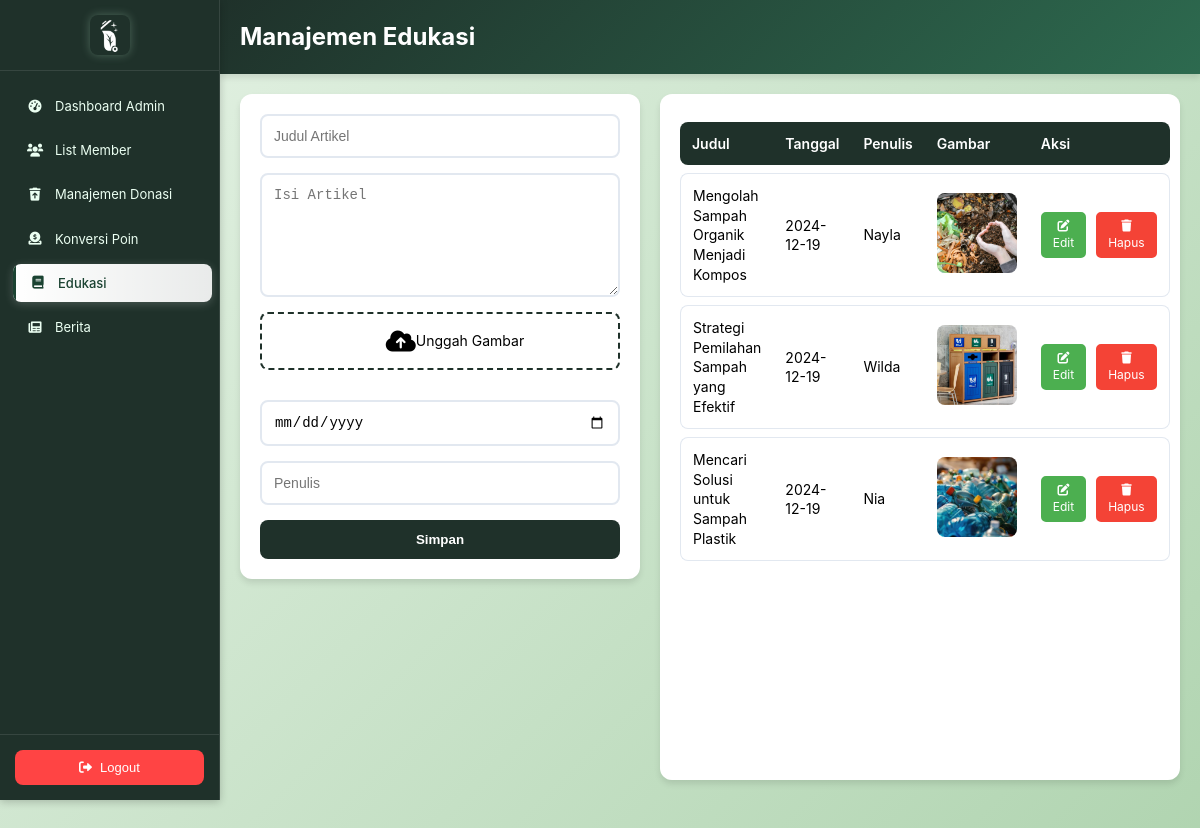
Page /admin-edukasi.php on the committed database.
### tables this page shows
CREATE TABLE `edukasi` (
  `id` int(11) NOT NULL,
  `judul` varchar(255) NOT NULL,
  `isi` text NOT NULL,
  `gambar` varchar(255) NOT NULL,
  `tanggal` date NOT NULL,
  `penulis` varchar(35) NOT NULL
);

### html/admin-edukasi.php (the view, shortened to what this page needs)
<?php
include "koneksi.php";
$article = null;
?>
<!DOCTYPE html>
<html lang="id">
<head>
    <link href="https://cdnjs.cloudflare.com/ajax/libs/font-awesome/6.0.0-beta3/css/all.min.css" rel="stylesheet">
</head>
<body>
    <?php include 'admin-navbar.php'; ?>
    <div class="container">
        <div class="content">
            <div class="header">
                <h1>Manajemen Edukasi</h1>
            </div>
            <div class="main-content">
                <div class="form-section">
                    <form id="newsForm" class="news-form" action="" method="POST" enctype="multipart/form-data">
                        <input
                            type="text"
                            name="judul"
                            id="judul"
                            placeholder="Judul Artikel"
                            required
                            value="<?php echo isset($article) ? $article['judul'] : ''; ?>"
                        />
                        <textarea
                            id="isi_artikel"
                            name="isi_artikel"
                            placeholder="Isi Artikel"
                            rows="6"
                            required
                        ><?php echo isset($article) ? $article['isi'] : ''; ?></textarea>
                        <div class="image-upload">
                            <div id="uploadArea">
                                <i class="fas fa-cloud-upload-alt"></i> Unggah Gambar
                            </div>
                        </div>
                        <input
                            type="date"
                            name="tanggal"
                            id="articleDate"
                            required
                            value="<?php echo isset($article) ? $article['tanggal'] : ''; ?>"
                        />
                        <input
                            type="text"
                            id="articleAuthor"
                            name="penulis"
                            placeholder="Penulis"
                            required
                            value="<?php echo isset($article) ? $article['penulis'] : ''; ?>"
                        />
                        <button class="submit-btn" type="submit" name="<?php echo isset($article) ? 'edit' : ''; ?>">
                            <?php echo isset($article) ? "Update Artikel" : "Simpan"; ?>
                        </button>
                    </form>
                </div>
                <div class="list-section">
                    <table class="news-table">
                        <thead>
                            <tr>
                                <th>Judul</th>
                                <th>Tanggal</th>
                                <th>Penulis</th>
                                <th>Gambar</th>
                                <th>Aksi</th>
                            </tr>
                        </thead>
                        <tbody id="newsTableBody">
                            <?php
                                $result = $conn->query("SELECT * FROM edukasi");
                                while ($row = $result->fetch_assoc()) {
                                    echo "<tr>";
                                    echo "<td class='py-2 px-4 border-b'>" . $row['judul'] . "</td>";
                                    echo "<td class='py-2 px-4 border-b'>" . $row['tanggal'] . "</td>";
                                    echo "<td class='py-2 px-4 border-b'>" . $row['penulis'] . "</td>";
                                    echo "<td class='py-2 px-4 border-b'><img src='uploads/" . $row['gambar'] . "' alt='Article Image' class='article-image'></td>";
                                    echo "<td class='py-2 px-4 border-b'>
                                            <div class='action-buttons'>
                                                <a href='" . $_SERVER['PHP_SELF'] . "?edit=" . $row['id'] . "' class='action-btn edit-btn'>
                                                    <i class='fas fa-edit'></i> Edit
                                                </a>
                                                <a href='" . $_SERVER['PHP_SELF'] . "?hapus=" . $row['id'] . "'
                                                   class='action-btn delete-btn'
                                                   onclick='return confirm(\"Apakah Anda yakin ingin menghapus artikel ini?\")'>
                                                    <i class='fas fa-trash'></i> Hapus
                                                </a>
                                            </div>
                                          </td>";
                                    echo "</tr>";
                                }
                            ?>
                        </tbody>
                    </table>
                </div>
            </div>
        </div>
    </div>
</body>
</html>

### html/admin-navbar.php (shortened to what this page needs)
<!DOCTYPE html>
<html lang="id">
<head>
  <link href="https://cdnjs.cloudflare.com/ajax/libs/font-awesome/6.0.0-beta3/css/all.min.css" rel="stylesheet">
</head>
<body>
  <div class="sidebar">
    <div class="sidebar-logo">
      <img src="../images/logo2.png" alt="Logo Scrapify">
    </div>
    <div class="sidebar-menu">
      <a href="../html/admin-dashboard.php" class="menu-item">
        <i class="fas fa-tachometer-alt"></i> <span>Dashboard Admin</span>
      </a>
      <a href="../html/admin-member.php" class="menu-item">
        <i class="fas fa-users"></i> <span>List Member</span>
      </a>
      <a href="../html/admin-manajemen_donasi.php" class="menu-item">
        <i class="fas fa-trash-restore"></i> <span>Manajemen Donasi</span>
      </a>
      <a href="../html/admin-reward.php" class="menu-item">
        <i class="fas fa-donate"></i> <span>Konversi Poin</span>
      </a>
      <a href="../html/admin-edukasi.php" class="menu-item">
        <i class="fas fa-book"></i> <span>Edukasi</span>
      </a>
      <a href="../html/admin-berita.php" class="menu-item">
        <i class="fas fa-newspaper"></i> <span>Berita</span>
      </a>
    </div>
    <div class="logout-section">
      <button class="logout-btn" onclick="handleLogout()">
        <i class="fas fa-sign-out-alt"></i> <span>Logout</span>
      </button>
    </div>
  </div>
</body>
</html>

### html/admin-edukasi.php (style rules this page uses)
:root { --primary-color: #059669; --secondary-color: #10b981; --accent-color: #34d399; --danger-color: #ef4444; --succes-color:rgb(0, 140, 255); --background-light: #f0f9f5; --text-dark: #065f46; --transition: all 0.3s ease; }
* { margin: 0; padding: 0; box-sizing: border-box; }
body { font-family: 'Arial', sans-serif; line-height: 1.6; background: linear-gradient(135deg, #e6f3e6 0%, #b0d4b0 100%); color: #1f2937; min-height: 100vh; }
.container { margin-left: 220px; display: flex; min-height: calc(100vh - 60px); margin-top: 60px; }
.content { flex-grow: 1; display: flex; flex-direction: column; }
.header { background: linear-gradient(135deg, var(--primary-color), var(--secondary-color)); color: white; padding: 20px; box-shadow: 0 4px 6px rgba(0, 0, 0, 0.1); margin-top: -60px; }
.header h1 { font-size: 1.5rem; margin: 0; }
.main-content { display: flex; flex: 1; gap: 20px; padding: 20px; transition: var(--transition); }
.form-section { flex: 0 0 400px; background: white; border-radius: 12px; padding: 20px; box-shadow: 0 4px 6px rgba(0, 0, 0, 0.1); height: fit-content; max-width: 400px; }
.news-form { display: flex; flex-direction: column; gap: 15px; }
.news-form input, .news-form textarea { width: 100%; padding: 12px; border: 2px solid #e2e8f0; border-radius: 8px; font-size: 14px; transition: var(--transition); }
.image-upload { position: relative; overflow: hidden; border: 2px dashed var(--primary-color); border-radius: 8px; text-align: center; padding: 15px; cursor: pointer; display: flex; flex-direction: column; align-items: center; margin-bottom: 15px; max-width: 100%; }
#uploadArea { display: flex; padding-left: 15px; align-items: center; justify-content: center; color: black; }
#uploadArea i { padding-left: 15px; font-size: 1.5rem; color: black; }
.submit-btn { background-color: var(--primary-color); color: white; padding: 12px; border: none; border-radius: 8px; font-weight: bold; cursor: pointer; transition: var(--transition); }
.list-section { flex: 1; background: white; border-radius: 12px; padding: 20px; box-shadow: 0 4px 6px rgba(0, 0, 0, 0.1); overflow-x: auto; }
.news-table { width: 100%; border-collapse: separate; border-spacing: 0 8px; color: #000000; }
.news-table th { background-color: var(--primary-color); color: white; padding: 12px; text-align: left; font-weight: 600; }
.news-table th:first-child { border-radius: 8px 0 0 8px; }
.news-table th:last-child { border-radius: 0 8px 8px 0; }
.news-table tr { transition: var(--transition); }
.news-table td { padding: 12px; background-color: white; border-top: 1px solid #e2e8f0; border-bottom: 1px solid #e2e8f0; }
.news-table td:first-child { border-left: 1px solid #e2e8f0; border-radius: 8px 0 0 8px; }
.news-table td:last-child { border-right: 1px solid #e2e8f0; border-radius: 0 8px 8px 0; }
.news-table img { width: 80px; height: 80px; object-fit: cover; border-radius: 8px; transition: var(--transition); }
.action-buttons { display: flex; gap: 10px; justify-content: flex-start; }
.action-btn { padding: 4px 10px; border: 2px solid; border-radius: 5px; cursor: pointer; font-size: 12px; transition: all 0.3s ease; text-align: center; text-decoration: none; }
.edit-btn { background-color: #4CAF50; color: white; border-color: #4CAF50; }
.delete-btn { background-color: #f44336; color: white; border-color: #f44336; }

### rows in the picture
edukasi: judul "Mengolah Sampah Organik Menjadi Kompos", tanggal "2024-12-19", penulis "Nayla", gambar (picture)
edukasi: judul "Strategi Pemilahan Sampah yang Efektif", tanggal "2024-12-19", penulis "Wilda", gambar (picture)
edukasi: judul "Mencari Solusi untuk Sampah Plastik", tanggal "2024-12-19", penulis "Nia", gambar (picture)
